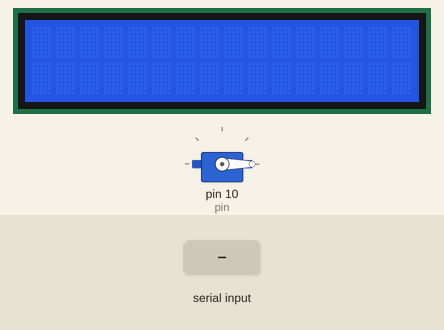
Recording of a sketch running on a simulated Arduino Uno, built with avr-gcc and run on an emulated ATmega328P. Parts: 16×2 character LCD, servo. The inputs (shaded band) are chosen by the test bench.

Above: at 1.2 s.
1.3 s: "open" received over Serial
At 2.8 s:
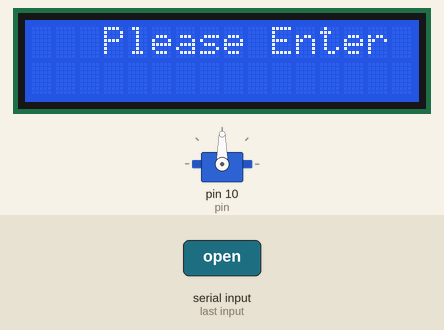
3.8 s: "close" received over Serial
At 6.0 s:
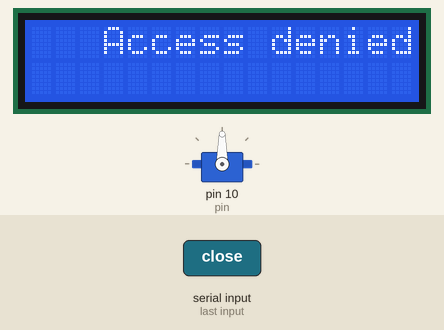
6.3 s: "done" received over Serial
At 7.8 s:
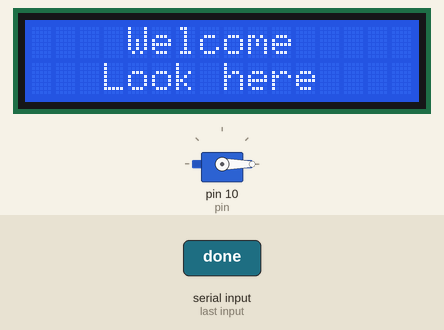
8.8 s: "sent" received over Serial
At 11.0 s:
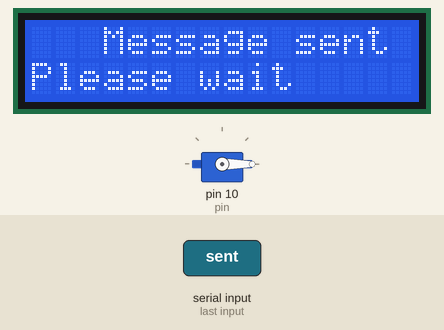
Timing chart, 0 to 12.3 s (numbered marks = the images above; inputs shaded):
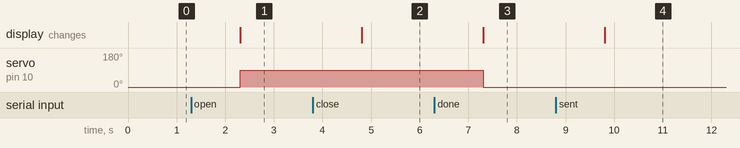

Measured:
- after the input at 1.3 s, servo on pin 10 (pin): 0° → 90° after 1.0 s; the display: changes after 1.0 s (image 1)
- after the input at 3.8 s, the display: changes after 1.0 s (image 2)
- after the input at 6.3 s, servo on pin 10 (pin): 90° → 0° after 1.0 s; the display: changes after 1.0 s (image 3)
- after the input at 8.8 s, the display: changes after 1.0 s (image 4)

The sketch:

arduino_code.ino
```cpp
#include<Servo.h>
#include <LiquidCrystal.h>
Servo myservo;
const int pin=10;
String a;
LiquidCrystal lcd(12, 11, 5, 4, 3, 2);
void setup() {
  // put your setup code here, to run once:
  lcd.begin(16, 2);
myservo.attach(pin);
myservo.write(0);
Serial.begin(9600);

}

void loop() {
  // put your main code here, to run repeatedly:
if (Serial.available()>0)
{
   a=Serial.readString();
  if (a.equals("open")){
  myservo.write(90);
  lcd.clear();
    lcd.setCursor(3,0);
    lcd.print("Please Enter");
 }
  else if (a.equals("close")){

    lcd.clear();

    lcd.setCursor(3,0);
    lcd.print("Access denied");
   }
    else if(a.equals("done")){
    myservo.write(0);
  lcd.clear();
    lcd.setCursor(4,0);
    lcd.print("Welcome");
    lcd.setCursor(3,1);
    lcd.print("Look here");

  }
   else if (a.equals("sent")){
    lcd.clear();
    lcd.setCursor(3,0);
    lcd.print("Message sent");
    lcd.setCursor(0,1);
    lcd.print("Please wait");}
}
}
```
